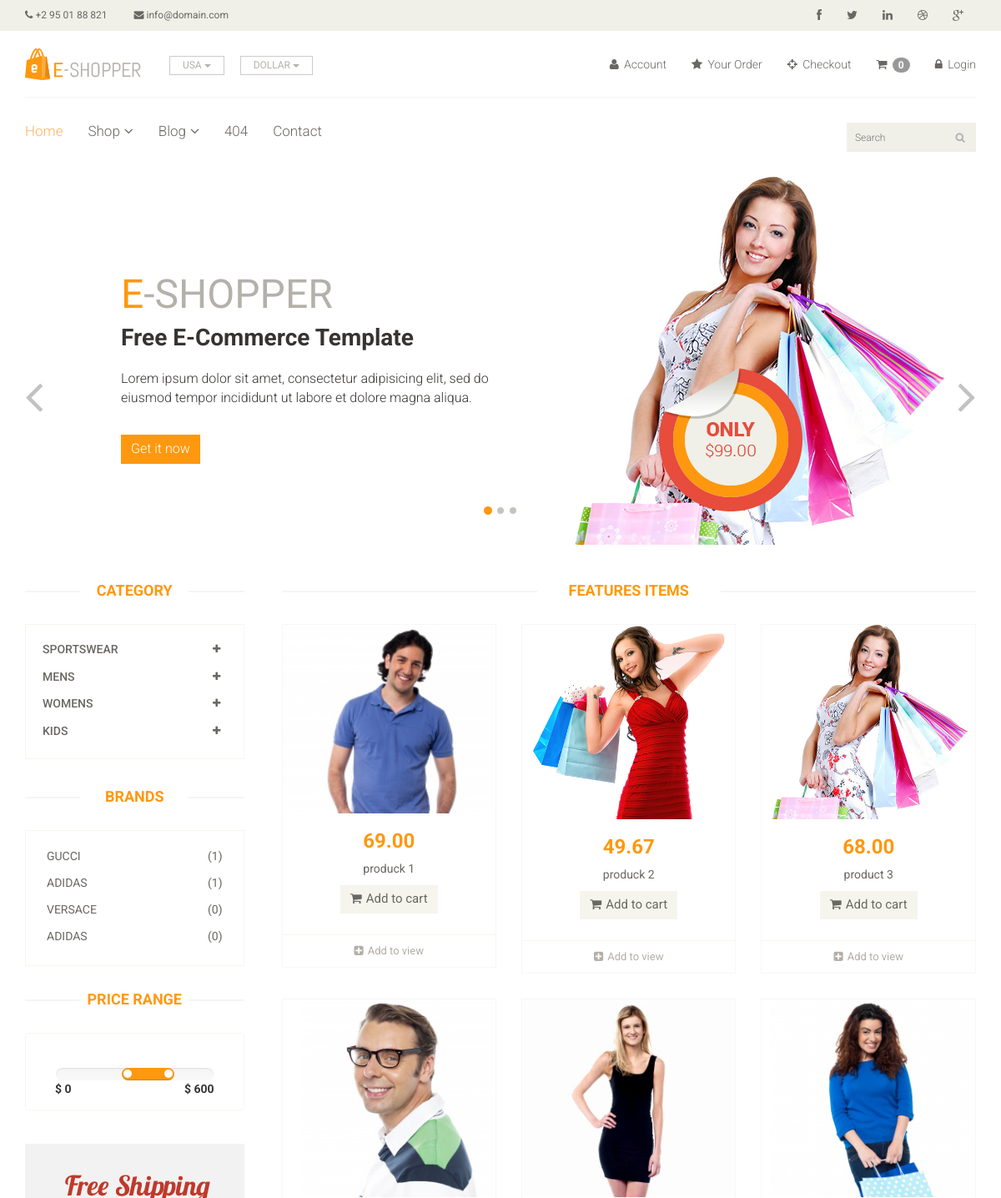
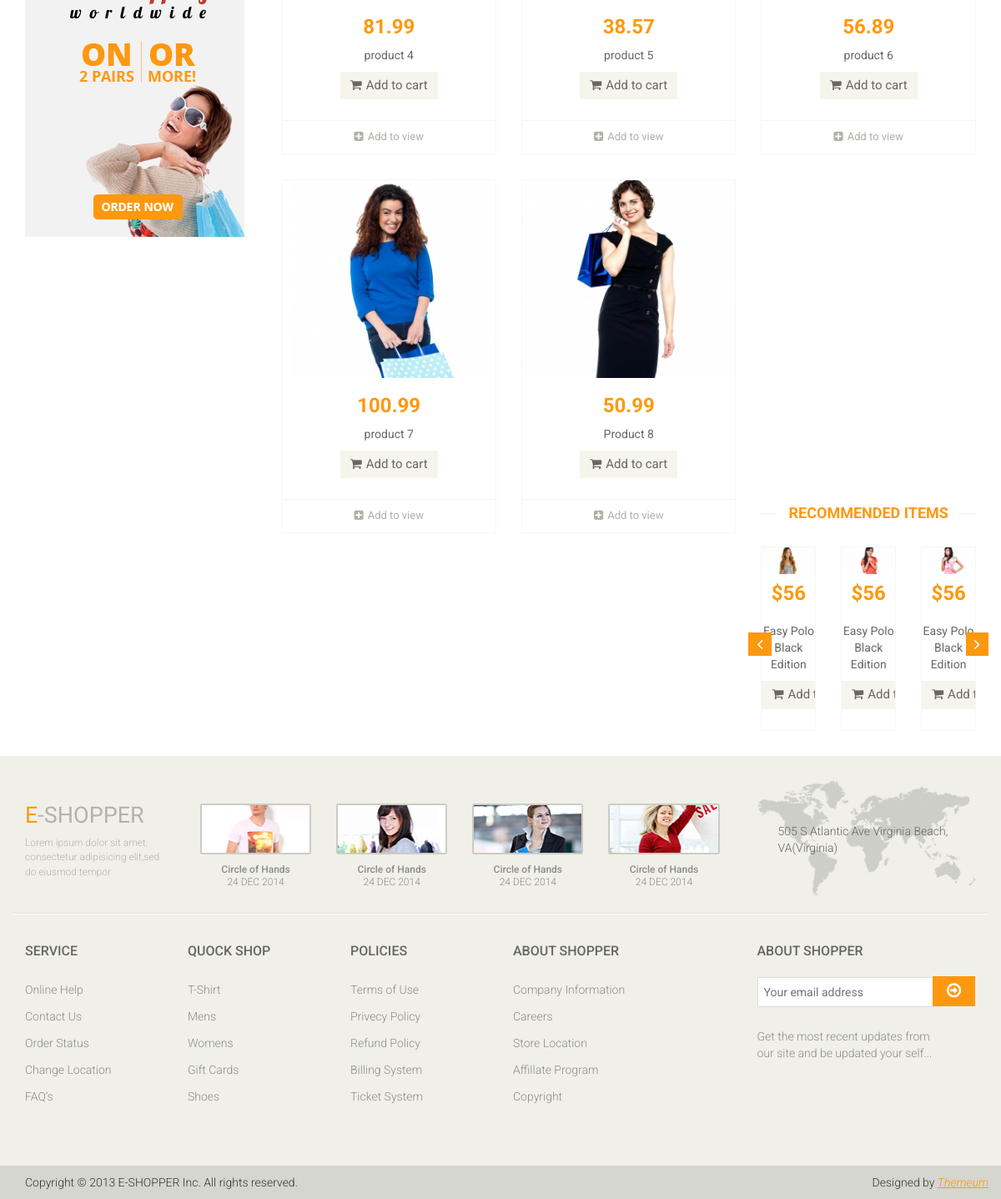
The page / on the database its author committed (2 pictures, top to bottom).
### shopping/models.py (models this page shows, shortened)
class Category(models.Model):
    name=models.CharField(max_length=150)

class Brand(models.Model):
    name=models.CharField(max_length=100)

class Product(models.Model):
    name=models.CharField(max_length=100)
    brand=models.ForeignKey(Brand,on_delete=models.CASCADE,null=True)
    image=models.ImageField(upload_to='ecommerce/image')
    date=models.DateTimeField(auto_now_add=True)
    price=models.DecimalField(max_digits = 10, decimal_places = 2)
    category=models.ForeignKey(Category,on_delete=models.CASCADE,null=False,default='')
    sub_category=models.ForeignKey(Sub_Category,on_delete=models.CASCADE,null=False,default='')

### shopping/views.py (the view)
# urls.py: path('',index,name='index'),
def index(request):
    category=Category.objects.all()
    categoryID=request.GET.get('category')
    brand=Brand.objects.all()
    brandID=request.GET.get('brand')
    if categoryID:
        product = Product.objects.filter(sub_category =categoryID).order_by('-id')
    elif brandID:
        product = Product.objects.filter(brand = brandID).order_by('-id')
    else:
        product=Product.objects.all()
    context={
        'category':category,
        'product':product,
        'brand':brand,
    }
    return render(request,'index.html',context)

### templates/index.html (shortened to what this page needs)
{% extends 'base.html' %}
{% block content %}
<section id="slider">
 <div class="container">
  <div class="row">
   <div class="col-sm-12">
    <div id="slider-carousel" class="carousel slide" data-ride="carousel">
     <ol class="carousel-indicators">
      <li data-target="#slider-carousel" data-slide-to="0" class="active"></li>
      <li data-target="#slider-carousel" data-slide-to="1"></li>
      <li data-target="#slider-carousel" data-slide-to="2"></li>
     </ol>
     <div class="carousel-inner">
      <div class="item active">
       <div class="col-sm-6">
        <h1><span>E</span>-SHOPPER</h1>
        <h2>Free E-Commerce Template</h2>
        <p>Lorem ipsum dolor sit amet, consectetur adipisicing elit, sed do eiusmod tempor incididunt ut labore et dolore magna aliqua. </p>
        <button type="button" class="btn btn-default get">Get it now</button>
       </div>
       <div class="col-sm-6">
        <img src="/static/images/home/girl1.jpg" class="girl img-responsive" alt="" />
        <img src="/static/images/home/pricing.png"  class="pricing" alt="" />
       </div>
      </div>
     </div>
     <a href="#slider-carousel" class="left control-carousel hidden-xs" data-slide="prev">
      <i class="fa fa-angle-left"></i>
     </a>
     <a href="#slider-carousel" class="right control-carousel hidden-xs" data-slide="next">
      <i class="fa fa-angle-right"></i>
     </a>
    </div>
   </div>
  </div>
 </div>
</section>
<section>
 <div class="container">
  <div class="row">
   <div class="col-sm-3">
    <div class="left-sidebar">
     <h2>Category</h2>
     <div class="panel-group category-products" id="accordian">
      {% for cate in category %}
      <div class="panel panel-default">
       <div class="panel-heading">
        <h4 class="panel-title">
         <a data-toggle="collapse" data-parent="#accordian" href="#{{ cate.id }}">
          <span class="badge pull-right"><i class="fa fa-plus"></i></span>
          {{ cate.name}}
         </a>
        </h4>
       </div>
      </div>
      {% endfor %}
     </div>
     <div class="brands_products">
      <h2>Brands</h2>
      <div class="brands-name">
       <ul class="nav nav-pills nav-stacked">
        {% for i in brand %}
        <li><a href="/?brand={{ i.id }}"> <span class="pull-right">({{i.product_set.count}})</span>{{i.name}}</a></li>
        {% endfor %}
       </ul>
      </div>
     </div>
     <div class="price-range">
      <h2>Price Range</h2>
      <div class="well text-center">
        <input type="text" class="span2" value="" data-slider-min="0" data-slider-max="600" data-slider-step="5" data-slider-value="[250,450]" id="sl2" ><br />
        <b class="pull-left">$ 0</b> <b class="pull-right">$ 600</b>
      </div>
     </div>
     <div class="shipping text-center">
      <img src="/static/images/home/shipping.jpg" alt="" />
     </div>
    </div>
   </div>
   <div class="col-sm-9 padding-right">
    <div class="features_items">
     <h2 class="title text-center">Features Items</h2>
     {% for  pro in product %}
     <div class="col-sm-4">
      <div class="product-image-wrapper">
       <div class="single-products">
        <div class="productinfo text-center">
          <img src="{{ pro.image.url }}" alt="" />
          <h2>{{ pro.price }}</h2>
          <p>{{ pro.name }}</p>
          <a href="{% url 'cart_add' pro.id %}" class="btn btn-default add-to-cart"><i class="fa fa-shopping-cart"></i>Add to cart</a>
         </div>
         <div class="product-overlay">
          <div class="overlay-content">
          </div>
         </div>
       </div>
       <div class="choose">
        <ul class="nav nav-pills nav-justified">
         <li><a href="/product_detail/{{ pro.id}}"><i class="fa fa-plus-square"></i>Add to view</a></li>
        </ul>
       </div>
      </div>
     </div>
     {% endfor %}
    <div class="recommended_items">
     <h2 class="title text-center">recommended items</h2>
     <div id="recommended-item-carousel" class="carousel slide" data-ride="carousel">
      <div class="carousel-inner">
       <div class="item active">
        <div class="col-sm-4">
         <div class="product-image-wrapper">
          <div class="single-products">
           <div class="productinfo text-center">
            <img src="images/home/recommend1.jpg" alt="" />
            <h2>$56</h2>
            <p>Easy Polo Black Edition</p>
            <a href="#" class="btn btn-default add-to-cart"><i class="fa fa-shopping-cart"></i>Add to cart</a>
           </div>
          </div>
         </div>
        </div>
        <div class="col-sm-4">
         <div class="product-image-wrapper">
          <div class="single-products">
           <div class="productinfo text-center">
            <img src="images/home/recommend2.jpg" alt="" />
            <h2>$56</h2>
            <p>Easy Polo Black Edition</p>
            <a href="#" class="btn btn-default add-to-cart"><i class="fa fa-shopping-cart"></i>Add to cart</a>
           </div>
          </div>
         </div>
        </div>
        <div class="col-sm-4">
         <div class="product-image-wrapper">
          <div class="single-products">
           <div class="productinfo text-center">
            <img src="images/home/recommend3.jpg" alt="" />
            <h2>$56</h2>
            <p>Easy Polo Black Edition</p>
            <a href="#" class="btn btn-default add-to-cart"><i class="fa fa-shopping-cart"></i>Add to cart</a>
           </div>
          </div>
         </div>
        </div>
       </div>
      </div>
       <a class="left recommended-item-control" href="#recommended-item-carousel" data-slide="prev">
       <i class="fa fa-angle-left"></i>
        </a>
        <a class="right recommended-item-control" href="#recommended-item-carousel" data-slide="next">
       <i class="fa fa-angle-right"></i>
        </a>
     </div>
    </div>
   </div>
  </div>
 </div>
</section>
{% endblock %}

### templates/base.html (shortened to what this page needs)
<!DOCTYPE html>
<html lang="en">
<head>
 {% load static %}
    <link href="/static/css/bootstrap.min.css" rel="stylesheet">
    <link href="/static/css/font-awesome.min.css" rel="stylesheet">
    <link href="/static/css/prettyPhoto.css" rel="stylesheet">
    <link href="/static/css/price-range.css" rel="stylesheet">
    <link href="/static/css/animate.css" rel="stylesheet">
	     <link href="/static/css/main.css" rel="stylesheet">
	     <link href="/static/css/responsive.css" rel="stylesheet">
</head>
<body>
 <header id="header">
		<div class="header_top">
			<div class="container">
				<div class="row">
					<div class="col-sm-6">
						<div class="contactinfo">
							<ul class="nav nav-pills">
								<li><a href="#"><i class="fa fa-phone"></i> +2 95 01 88 821</a></li>
								<li><a href="#"><i class="fa fa-envelope"></i> info@domain.com</a></li>
							</ul>
						</div>
					</div>
					<div class="col-sm-6">
						<div class="social-icons pull-right">
							<ul class="nav navbar-nav">
								<li><a href="#"><i class="fa fa-facebook"></i></a></li>
								<li><a href="#"><i class="fa fa-twitter"></i></a></li>
								<li><a href="#"><i class="fa fa-linkedin"></i></a></li>
								<li><a href="#"><i class="fa fa-dribbble"></i></a></li>
								<li><a href="#"><i class="fa fa-google-plus"></i></a></li>
							</ul>
						</div>
					</div>
				</div>
			</div>
		</div>
		<div class="header-middle">
			<div class="container">
				<div class="row">
					<div class="col-sm-4">
						<div class="logo pull-left">
							<a href="{% url 'index' %}"><img src="/static/images/home/logo.png" alt="" /></a>
						</div>
						<div class="btn-group pull-right">
							<div class="btn-group">
								<button type="button" class="btn btn-default dropdown-toggle usa" data-toggle="dropdown">
									USA
									<span class="caret"></span>
								</button>
							</div>
							<div class="btn-group">
								<button type="button" class="btn btn-default dropdown-toggle usa" data-toggle="dropdown">
									DOLLAR
									<span class="caret"></span>
								</button>
							</div>
						</div>
					</div>
					<div class="col-sm-8">
						<div class="shop-menu pull-right">
							<ul class="nav navbar-nav">
								<li><a href="#"><i class="fa fa-user"></i> Account</a></li>
								<li><a href="#"><i class="fa fa-star"></i> Your Order</a></li>
								<li><a href="#"><i class="fa fa-crosshairs"></i> Checkout</a></li>
								<li><a href="/cart/cart-detail/"><i class="fa fa-shopping-cart"></i> <span class='badge badge-secondary'>{{request.session.cart|length}}</span></a></li>
                                {% if user.is_authenticated %}
								<li><a href="{% url 'logout' %}"><i class="fa fa-lock"></i> Logout</a></li>
                                {% else %}
                                <li><a href="{% url 'login' %}"><i class="fa fa-lock"></i> Login</a></li>
                                {% endif %}
							</ul>
						</div>
					</div>
				</div>
			</div>
		</div>
		<div class="header-bottom">
			<div class="container">
				<div class="row">
					<div class="col-sm-9">
						<div class="mainmenu pull-left">
							<ul class="nav navbar-nav collapse navbar-collapse">
								<li><a href="{% url 'index' %}" class="active">Home</a></li>
								<li class="dropdown"><a href="#">Shop<i class="fa fa-angle-down"></i></a>
                                </li>
								<li class="dropdown"><a href="#">Blog<i class="fa fa-angle-down"></i></a>
                                </li>
								<li><a href="404.html">404</a></li>
								<li><a href="contact-us.html">Contact</a></li>
							</ul>
						</div>
					</div>
					<div class="col-sm-3">
                        <form method="get" action="/search/">
						<div class="search_box pull-right">
							<input name='query' type="text" placeholder="Search"/>
						</div>
                        </form>
					</div>
				</div>
			</div>
		</div>
	</header>
 {% block content %}
 {% endblock %}
  <footer id="footer">
   <div class="footer-top">
    <div class="container">
     <div class="row">
      <div class="col-sm-2">
       <div class="companyinfo">
        <h2><span>e</span>-shopper</h2>
        <p>Lorem ipsum dolor sit amet, consectetur adipisicing elit,sed do eiusmod tempor</p>
       </div>
      </div>
      <div class="col-sm-7">
       <div class="col-sm-3">
        <div class="video-gallery text-center">
         <a href="#">
          <div class="iframe-img">
           <img src="/static/images/home/iframe1.png" alt="" />
          </div>
         </a>
         <p>Circle of Hands</p>
         <h2>24 DEC 2014</h2>
        </div>
       </div>
       <div class="col-sm-3">
        <div class="video-gallery text-center">
         <a href="#">
          <div class="iframe-img">
           <img src="/static/images/home/iframe2.png" alt="" />
          </div>
         </a>
         <p>Circle of Hands</p>
         <h2>24 DEC 2014</h2>
        </div>
       </div>
       <div class="col-sm-3">
        <div class="video-gallery text-center">
         <a href="#">
          <div class="iframe-img">
           <img src="/static/images/home/iframe3.png" alt="" />
          </div>
         </a>
         <p>Circle of Hands</p>
         <h2>24 DEC 2014</h2>
        </div>
       </div>
       <div class="col-sm-3">
        <div class="video-gallery text-center">
         <a href="#">
          <div class="iframe-img">
           <img src="/static/images/home/iframe4.png" alt="" />
          </div>
         </a>
         <p>Circle of Hands</p>
         <h2>24 DEC 2014</h2>
        </div>
       </div>
      </div>
      <div class="col-sm-3">
       <div class="address">
        <img src="/static/images/home/map.png" alt="" />
        <p>505 S Atlantic Ave Virginia Beach, VA(Virginia)</p>
       </div>
      </div>
     </div>
    </div>
   </div>
   <div class="footer-widget">
    <div class="container">
     <div class="row">
      <div class="col-sm-2">
       <div class="single-widget">
        <h2>Service</h2>
        <ul class="nav nav-pills nav-stacked">
         <li><a href="#">Online Help</a></li>
         <li><a href="#">Contact Us</a></li>
         <li><a href="#">Order Status</a></li>
         <li><a href="#">Change Location</a></li>
         <li><a href="#">FAQ’s</a></li>
        </ul>
       </div>
      </div>
      <div class="col-sm-2">
       <div class="single-widget">
        <h2>Quock Shop</h2>
        <ul class="nav nav-pills nav-stacked">
         <li><a href="#">T-Shirt</a></li>
         <li><a href="#">Mens</a></li>
         <li><a href="#">Womens</a></li>
         <li><a href="#">Gift Cards</a></li>
         <li><a href="#">Shoes</a></li>
        </ul>
       </div>
      </div>
      <div class="col-sm-2">
       <div class="single-widget">
        <h2>Policies</h2>
        <ul class="nav nav-pills nav-stacked">
         <li><a href="#">Terms of Use</a></li>
         <li><a href="#">Privecy Policy</a></li>
         <li><a href="#">Refund Policy</a></li>
         <li><a href="#">Billing System</a></li>
         <li><a href="#">Ticket System</a></li>
        </ul>
       </div>
      </div>
      <div class="col-sm-2">
       <div class="single-widget">
        <h2>About Shopper</h2>
        <ul class="nav nav-pills nav-stacked">
         <li><a href="#">Company Information</a></li>
         <li><a href="#">Careers</a></li>
         <li><a href="#">Store Location</a></li>
         <li><a href="#">Affillate Program</a></li>
         <li><a href="#">Copyright</a></li>
        </ul>
       </div>
      </div>
      <div class="col-sm-3 col-sm-offset-1">
       <div class="single-widget">
        <h2>About Shopper</h2>
        <form action="#" class="searchform">
         <input type="text" placeholder="Your email address" />
         <button type="submit" class="btn btn-default"><i class="fa fa-arrow-circle-o-right"></i></button>
         <p>Get the most recent updates from <br />our site and be updated your self...</p>
        </form>
       </div>
      </div>
     </div>
    </div>
   </div>
   <div class="footer-bottom">
    <div class="container">
     <div class="row">
      <p class="pull-left">Copyright © 2013 E-SHOPPER Inc. All rights reserved.</p>
      <p class="pull-right">Designed by <span><a target="_blank" href="http://www.themeum.com">Themeum</a></span></p>
     </div>
    </div>
   </div>
</footer>
</body>
</html>

### rows shown on the page
Category: name "SPORTSWEAR"
Category: name "MENS"
Category: name "WOMENS"
Category: name "KIDS"
Brand: product_set.count "1", name "GUCCI"
Brand: product_set.count "1", name "ADIDAS"
Brand: product_set.count "0", name "VERSACE"
Brand: product_set.count "0", name "ADIDAS"
Product: image (picture), price "69.00", name "produck 1"
Product: image (picture), price "49.67", name "produck 2"
Product: image (picture), price "68.00", name "product 3"
Product: image (picture), price "81.99", name "product 4"
Product: image (picture), price "38.57", name "product 5"
Product: image (picture), price "56.89", name "product 6"
Product: image (picture), price "100.99", name "product 7"
Product: image (picture), price "50.99", name "Product 8"

### other values the page prints
{{ request.session.cart|length }} "0"
